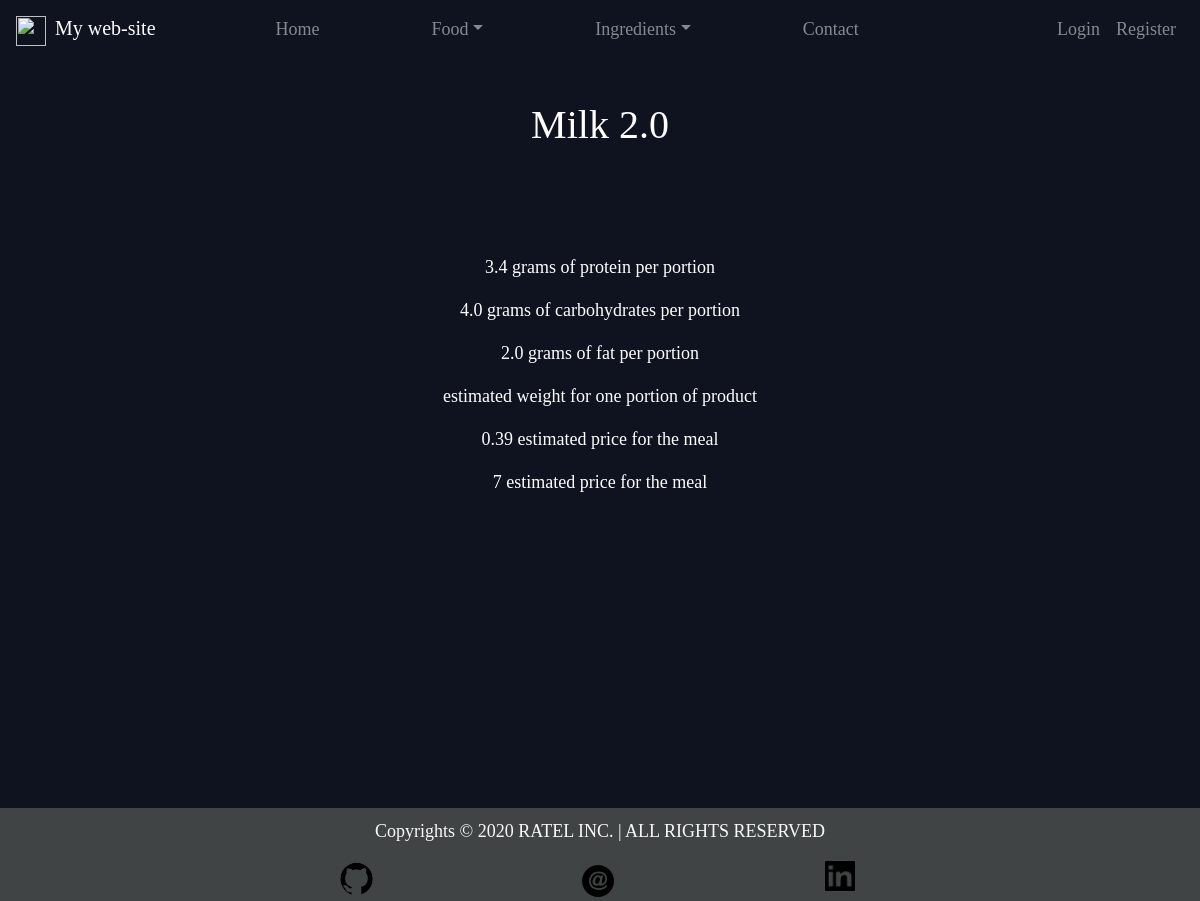
Before: /food/ingredient_detail/milk-20/ with the older database file.
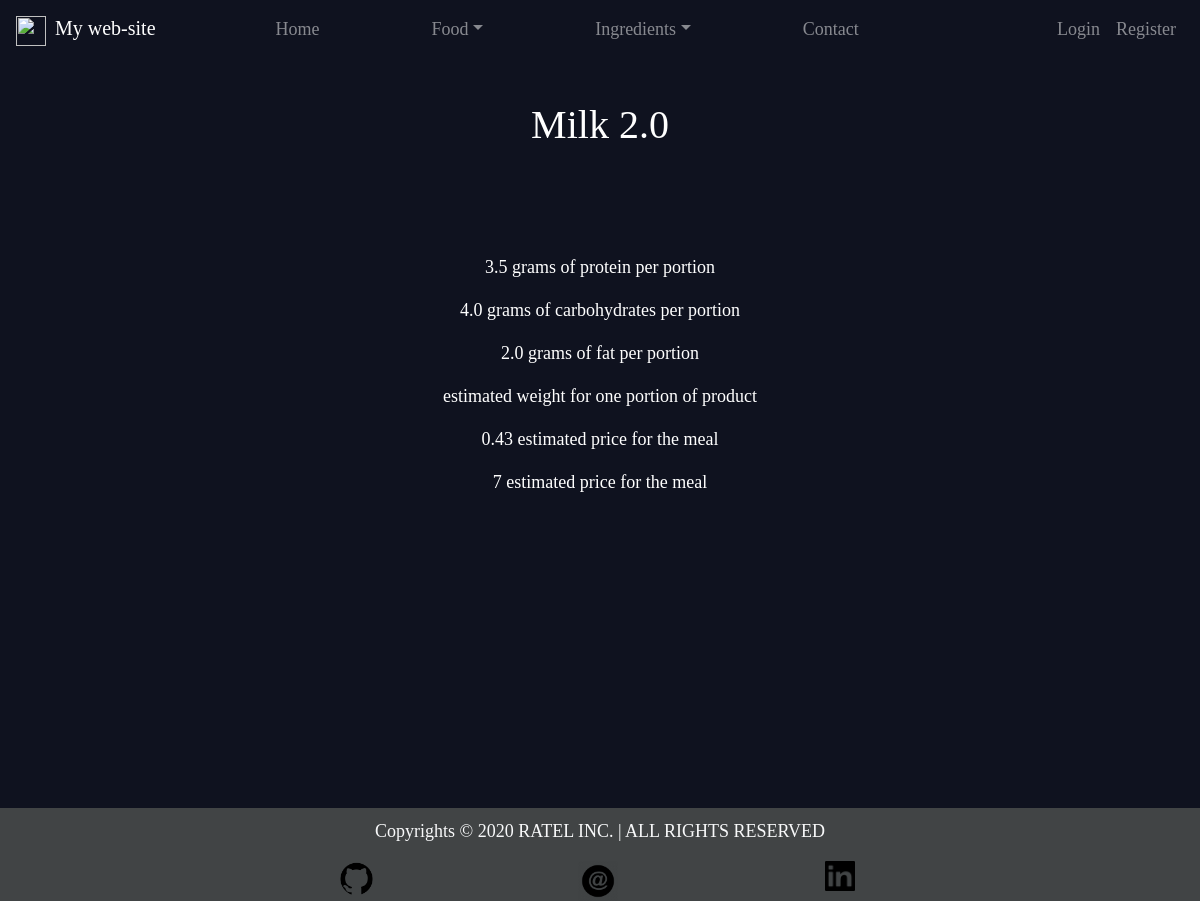
After: the same page with the newer database file.
### Food/models.py (models this page shows, shortened)
class Ingredient(models.Model):
	name = models.CharField(max_length=50, unique=True)
	protein = models.FloatField(validators=[macro_quantity_validator,])
	carbohydrates = models.FloatField(validators=[macro_quantity_validator,])
	fat = models.FloatField(validators=[macro_quantity_validator,])
	quantity_per_portion = models.IntegerField(blank=True)
	price = models.DecimalField(max_digits=100, decimal_places=2, blank=True)
	food_type = models.CharField(max_length=2, choices=FOOD_TYPE_CHOICES, blank=True)
	slug = models.SlugField(max_length=100, unique=True, blank=True)
	class Meta:
		ordering = ["id"]

### Food/views.py (the view)
# urls.py: path("ingredient_detail/<str:slug>/", IngredientDetailView.as_view(), name="ingredinet_detail"),
class IngredientDetailView(DetailView):
	template_name = "Food/ingredient_detail_view.html"
	model = Ingredient
	context_object_name = "object"

### Templates/Food/ingredient_detail_view.html (shortened to what this page needs)
{% extends 'main.html' %}
{% block content %}
	<div class="post">
        <h1>{{object.name|lower|capfirst}}</h1>
        <br><br><br>
        <p>{{ object.protein }} grams of protein per portion</p>
        <p>{{ object.carbohydrates }} grams of carbohydrates per portion</p>
        <p>{{ object.fat }}  grams of fat per portion</p>
        <p>{{ object.weight }} estimated weight for one portion of product</p>
        <p>{{ object.price }} estimated price for the meal</p>
        <p>{{ object.food_type }} estimated price for the meal</p>
    </div>
    <br><br><br><br><br>
{% endblock %}

Changed rows visible on the page:
changed Ingredient "Milk 2.0": protein "3.4" → "3.5"; price "0.39" → "0.43"
